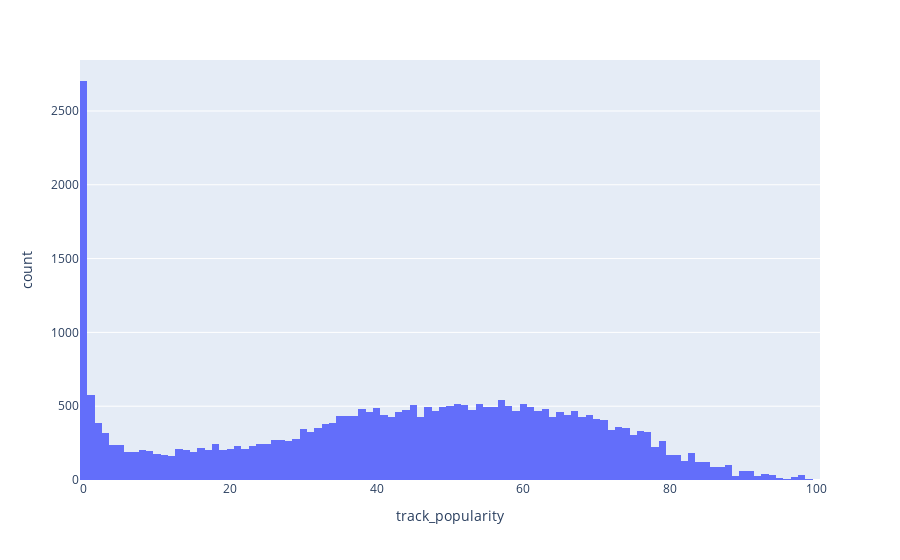

Notebook code cell kept with this figure:
### Markdown cell above
### Popularidad

El gráfico de histograma muestra la distribución de la popularidad de las canciones en la base de datos de Spotify, donde el valor de popularidad varía de 0 a 100, siendo 100 la mayor popularidad.

### Code cell
popularity_hist = px.histogram(spotify_df, x="track_popularity") 
popularity_hist.show()

### Figure 1 — Plotly figure (JSON) as saved in the notebook; plotly's stock layout.template omitted (floating-point values rounded to 4 significant figures; data arrays with more than 128 entries replaced by an {"elided": "..."} marker saying what was removed)
{"data": [{"alignmentgroup": "True", "bingroup": "x", "hovertemplate": "track_popularity=%{x}<br>count=%{y}<extra></extra>", "legendgroup": "", "marker": {"color": "#636efa", "pattern": {"shape": ""}}, "name": "", "offsetgroup": "", "orientation": "v", "showlegend": false, "type": "histogram", "x": {"elided": "32833 int values"}, "xaxis": "x", "yaxis": "y"}], "layout": {"barmode": "relative", "legend": {"tracegroupgap": 0}, "margin": {"t": 60}, "xaxis": {"anchor": "y", "domain": [0, 1], "title": {"text": "track_popularity"}}, "yaxis": {"anchor": "x", "domain": [0, 1], "title": {"text": "count"}}}}
